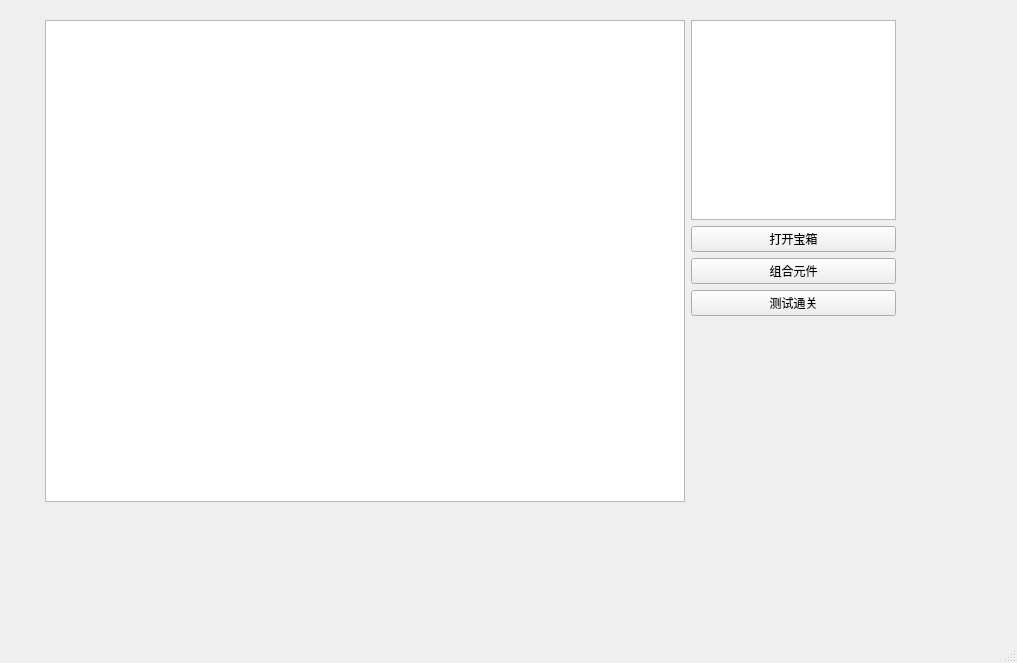
<?xml version="1.0" encoding="UTF-8"?>
<ui version="4.0">
 <class>MainWindow</class>
 <widget class="QMainWindow" name="MainWindow">
  <property name="geometry">
   <rect>
    <x>0</x>
    <y>0</y>
    <width>1017</width>
    <height>663</height>
   </rect>
  </property>
  <property name="windowTitle">
   <string>MainWindow</string>
  </property>
  <widget class="QWidget" name="centralwidget">
   <widget class="QWidget" name="centralwidget_2">
    <property name="geometry">
     <rect>
      <x>45</x>
      <y>20</y>
      <width>851</width>
      <height>482</height>
     </rect>
    </property>
    <layout class="QHBoxLayout" name="_9">
     <item>
      <widget class="QGraphicsView" name="graphicsView_5">
       <property name="minimumSize">
        <size>
         <width>640</width>
         <height>480</height>
        </size>
       </property>
      </widget>
     </item>
     <item>
      <layout class="QVBoxLayout" name="_10">
       <item>
        <widget class="QListWidget" name="inventoryList_5">
         <property name="minimumSize">
          <size>
           <width>200</width>
           <height>200</height>
          </size>
         </property>
         <property name="toolTip">
          <string>当前元件库存</string>
         </property>
        </widget>
       </item>
       <item>
        <widget class="QPushButton" name="openChestButton_5">
         <property name="text">
          <string>打开宝箱</string>
         </property>
        </widget>
       </item>
       <item>
        <widget class="QPushButton" name="combineButton_5">
         <property name="text">
          <string>组合元件</string>
         </property>
        </widget>
       </item>
       <item>
        <widget class="QPushButton" name="testGateButton_5">
         <property name="text">
          <string>测试通关</string>
         </property>
        </widget>
       </item>
       <item>
        <spacer name="spacer_5">
         <property name="orientation">
          <enum>Qt::Orientation::Vertical</enum>
         </property>
         <property name="sizeHint" stdset="0">
          <size>
           <width>20</width>
           <height>100</height>
          </size>
         </property>
        </spacer>
       </item>
      </layout>
     </item>
    </layout>
   </widget>
   <widget class="QStatusBar" name="statusbar_2">
    <property name="geometry">
     <rect>
      <x>-170</x>
      <y>20</y>
      <width>3</width>
      <height>20</height>
     </rect>
    </property>
   </widget>
  </widget>
  <widget class="QMenuBar" name="menubar">
   <property name="geometry">
    <rect>
     <x>0</x>
     <y>0</y>
     <width>1017</width>
     <height>25</height>
    </rect>
   </property>
  </widget>
  <widget class="QStatusBar" name="statusbar"/>
 </widget>
 <resources/>
 <connections/>
</ui>
